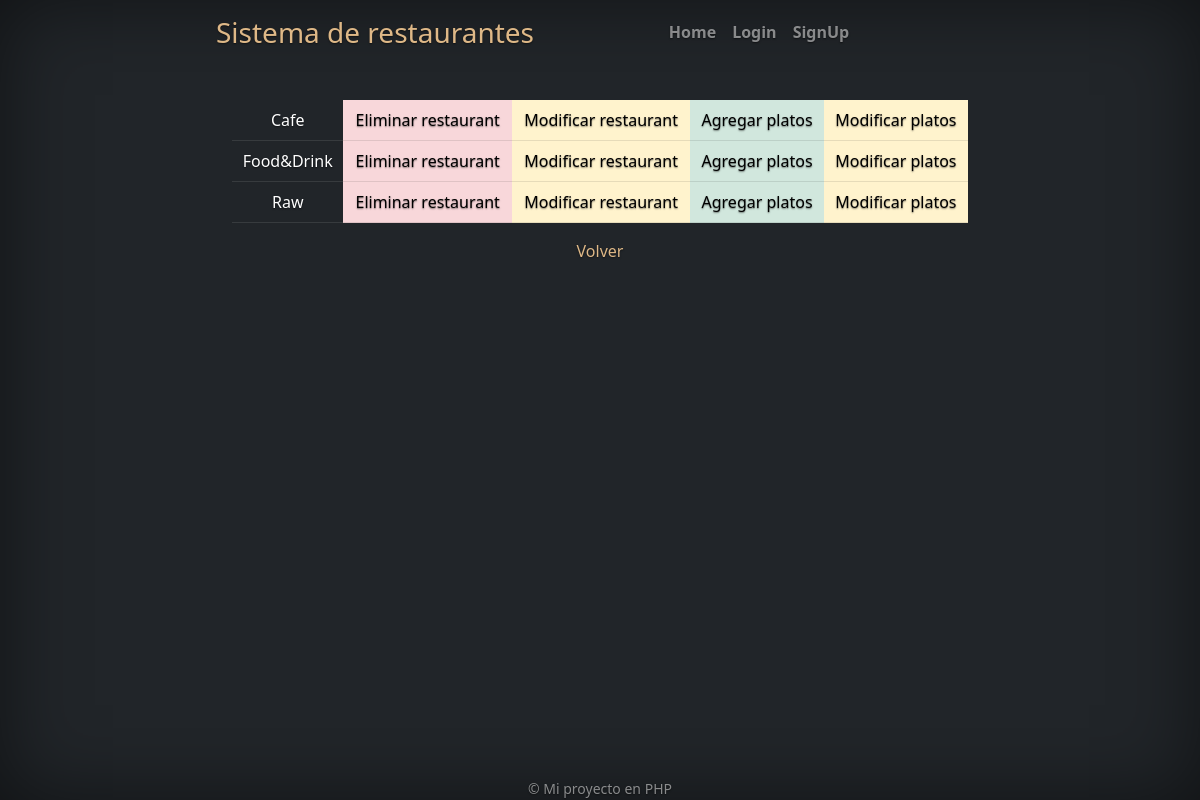
The app's page /admin/index.php?action=list-restaurants with its own data.
### tables this page shows
CREATE TABLE `restaurants` (
  `id` int(11) NOT NULL,
  `name` varchar(255) NOT NULL,
  `logo` text NOT NULL
);

### inc/class-db.php (called while the page is built, shortened)
<?php
class Db
{
    private $app_db = false;
    public function __construct($host, $user, $pass, $database, $port)
    {
        $this->app_db = mysqli_connect($host, $user, $pass, $database, $port);
    }
    public function query($query)
    {
        $result = mysqli_query($this->app_db, $query);
        return $result;
    }
    public function fetch_all($result)
    {
        $restaurants = [];
        while ($restaurant = $result->fetch_assoc()) {
            $restaurants[] = $restaurant;
        }
        return $restaurants;
    }
}

### init.php (called while the page is built, shortened)
<?php
require('inc/class-restaurant.php');
require('inc/restaurants.php');
require('inc/helpers.php');
require('inc/class-db.php');
$app_db = new Db(DB_HOST, DB_USER, DB_PASSWORD, DB_DATABASE, DB_PORT);

### inc/restaurants.php (called while the page is built, shortened)
<?php
function get_all_restaurants()
{
    global $app_db;
    $result = $app_db->query('SELECT * FROM restaurants');
    $array_restaurants = $app_db->fetch_all($result);
    $array_restaurants_obj = [];
    foreach ($array_restaurants as $restaurant) {
        $restaurant_obj = new Restaurant($restaurant['id'], $restaurant['name'], $restaurant['logo']);
        $array_restaurants_obj[] = $restaurant_obj;
    }
    return $array_restaurants_obj;
}

### inc/class-restaurant.php (called while the page is built, shortened)
<?php
class Restaurant
{
    public $id = 0;
    public $name = '';
    public function __construct($id, $name, $logo)
    {
        $this->id = $id;
        $this->name = $name;
    }
    public function get_id()
    {
        return $this->id;
    }
    public function get_name()
    {
        return $this->name;
    }
}

### inc/helpers.php (called while the page is built, shortened)
<?php
function generate_hash($action)
{
    return md5($action);
}

### admin/templates/list-restaurants.php (the view, shortened to what this page needs)
<?php require __DIR__ . '/../../templates/header.php' ?>
<table class=" table table-dark table-hover list-table">
    <?php foreach ($all_restaurants as $restaurant) : ?>
    <tr class="table-dark">
        <td class="table-dark"><?php echo $restaurant->get_name(); ?></td>
        <td class="table-danger"><a
                href="<?php echo SITE_URL . '/admin?action=list-restaurants&delete-restaurant=' . $restaurant->get_id(); ?>&hash=<?php echo generate_hash('delete-restaurant-' . $restaurant->get_id()); ?>">Eliminar
                restaurant</a></td>
        <td class="table-warning"><a
                href="<?php echo SITE_URL . '/admin?action=list-restaurants&update-restaurant=' . $restaurant->get_id(); ?>&hash=<?php echo generate_hash('update-restaurant-' . $restaurant->get_id()); ?>">Modificar
                restaurant</a></td>
        <td class="table-success"><a
                href="<?php echo SITE_URL . '/admin?action=list-restaurants&add-products=' . $restaurant->get_id(); ?>&hash=<?php echo generate_hash('add-products-' . $restaurant->get_id()); ?>">Agregar
                platos
            </a></td>
        <td class="table-warning"><a
                href="<?php echo SITE_URL . '/admin?action=list-restaurants&list-products=' . $restaurant->get_id(); ?>&hash=<?php echo generate_hash('list-products-' . $restaurant->get_id()); ?>">Modificar
                platos
            </a></td>
    </tr>
    <?php endforeach; ?>
</table>
<div class="restaurant-content-end">
    <a href="<?php echo SITE_URL . '/admin/'; ?>">Volver
    </a>
</div>
<?php require __DIR__ . '/../../templates/footer.php' ?>

### assets/style.css (style rules this page uses)
body { text-shadow: 0 .05rem .1rem rgba(0, 0, 0, .5); box-shadow: inset 0 0 5rem rgba(0, 0, 0, .5); min-height: 100vh; position: relative; }
a { text-decoration: none; color: burlywood; transition: all .3s ease; }
.list-table a { color: #000; transition: all .1 ease; }
.table { color: antiquewhite; }

### records on screen
restaurants: name "Cafe"
restaurants: name "Food&Drink"
restaurants: name "Raw"
